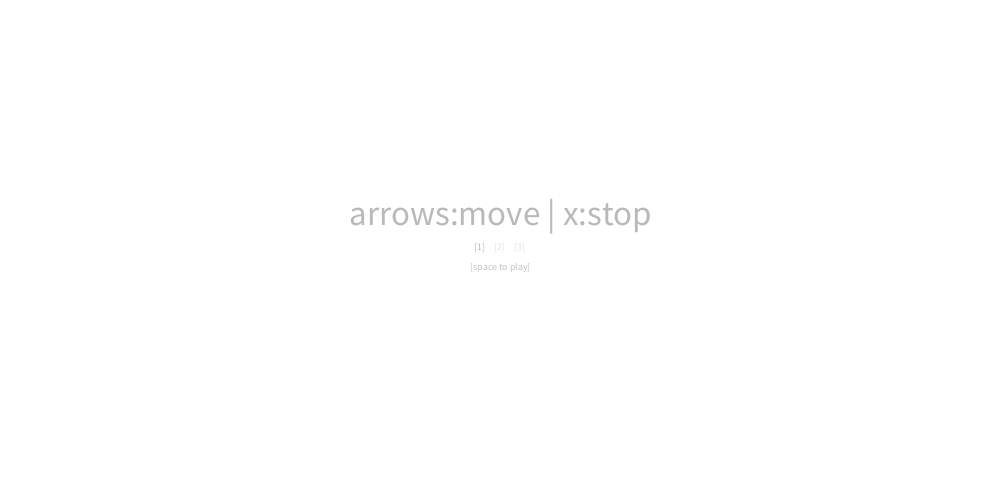
Frame 1 (no input)
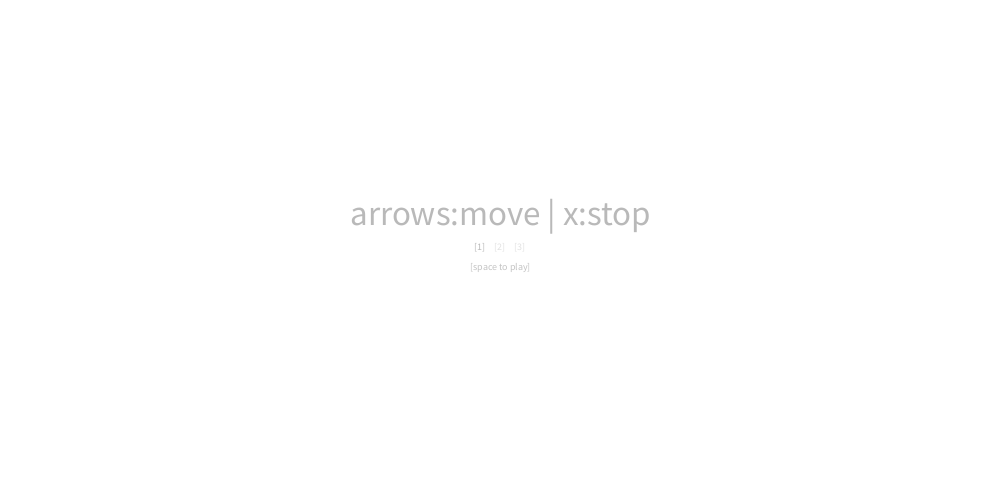
Frame 60 (the mouse pressed at the canvas centre just before this capture)
Frame 120 (the mouse held since frame 60 and released just before this capture): identical to frame 60, image omitted

The Processing sketch that drew these frames (run headless with seeded random() and noise(); from frame 60 on, the mouse is pressed at the canvas centre):

// Processing sketch: processing_74246
// ── processing_74246.pde

//Christopher Kelvin Chan
//ckchan@andrew.cmu.edu
//Code written on 20 Sept 2012
//Homework Assignment 7: A Computer Game

//------------------------------------------------------------------------------------------------------------

//SETUP

float playerX, playerY, playerSize, playerSpeedX, playerSpeedY, enemyX, enemyY, enemySize, enemySpeedX, enemySpeedY;
int startTime, gameTime, deaths;
int gamePhase;

void setup ()
{
  size (1000, 500);
  smooth ();
  rectMode (CENTER);
  ellipseMode (CENTER);
  textAlign (CENTER);

  playerX = 100;
  playerY = height/2;
  playerSize = 30;
  playerSpeedX = 0;
  playerSpeedY = 0;

  enemyX = width-200;
  enemyY = height/3;
  enemySize = 100;
  enemySpeedX = random (-25, -15);
  enemySpeedY = random (-20, -15);

  gameTime = 30000; //amount of time you need to survive for
  startTime = 0;
  deaths = 0;

  gamePhase = 1;
}

void draw ()
{
  background (#FFFFFF);

  if (gamePhase == 1)
  {
    instructions1 ();
  }
  else if (gamePhase == 2)
  {
    instructions2 ();
  }
  else if (gamePhase == 3)
  {
    instructions3 ();
  }
  else if (gamePhase == 4)
  {
    player ();
    enemy ();
    collision ();
    timer ();
  }
  else if (gamePhase == 5)
  {
    results ();
  }
}

//------------------------------------------------------------------------------------------------------------

//INSTRUCTIONS

//survive

void instructions1 ()
{
  fill (#000000, 70);
  textSize (35);
  text ("arrows:move | x:stop", width/2, height/2-25);

  textSize (10);
  text ("[1]", width/2-20, height/2);
  fill (#000000, 30);
  text ("[2]", width/2, height/2);
  text ("[3]", width/2+20, height/2);

  fill (#000000, 60);
  textSize (10);
  text ("[space to play]", width/2, height/2+20);
}

//avoid the red circle

void instructions2 ()
{
  fill (#FFFFFF);
  noStroke ();
  rect (width/2, height/2, width, height);
  fill (#000000, 70);
  textSize (35);
  text ("avoid the red circle", width/2, height/2-25);

  textSize (10);
  text ("[2]", width/2, height/2);
  fill (#000000, 30);
  text ("[1]", width/2-20, height/2);
  text ("[3]", width/2+20, height/2);

  fill (#000000, 60);
  textSize (10);
  text ("[space to play]", width/2, height/2+20);
}

//stay away from the edges

void instructions3 ()
{
  fill (#FFFFFF);
  rect (width/2, height/2, width, height);
  fill (#000000, 70);
  textSize (35);
  text ("stay away from the edges", width/2, height/2-25);

  textSize (10);
  text ("[3]", width/2+20, height/2);
  fill (#000000, 30);
  text ("[1]", width/2-20, height/2);
  text ("[2]", width/2, height/2);

  fill (#000000, 60);
  textSize (10);
  text ("[space to play]", width/2, height/2+20);
}

//-----------------------------------------------------------------------------------------------------------

//GAME COMPONENTS

void timer ()
{
  fill (#000000, 50);
  text (( (gameTime) - millis())/1000 + startTime/1000, width/2, height/2);

  if (gamePhase == 4 && (((gameTime) - millis())/1000 + startTime/1000) < 0)
  {
    gamePhase = 5;
  }
}

void results()
{
  fill (#FFFFFF);
  rect (width/2, height/2, width, height);
  fill (#000000, 60);
  textSize (10);
  text ("# of deaths", width/2, height/2-40);
  textSize (35);
  text (deaths, width/2, height/2);
  textSize (10);
  text ("[space to play again]", width/2, height/2+20);
}

void player ()
{
  noStroke ();
  fill (#FFFFFF);
  rect (width/2, height/2, width, height);
  fill (#00CCFF, 80);
  ellipse (playerX, playerY, playerSize, playerSize);
  playerX = playerX + playerSpeedX;
  playerY = playerY + playerSpeedY;

  //wrapping 

  if (playerSpeedX > 0 && playerX+playerSize/2 > width)
  {
    playerX = 0 - playerSize/2;
    playerX = playerX + playerSpeedX;
    deaths += 1;
    fill (#FF0000, 40);
    rect (width/2, height/2, width, height);
  }
  else if (playerSpeedX < 0 && playerX-playerSize/2 < 0)
  {
    playerX = width + playerSize/2;
    playerX = playerX + playerSpeedX;
    deaths += 1;
    fill (#FF0000, 40);
    rect (width/2, height/2, width, height);
  }
  else if (playerSpeedY > 0 && playerY+playerSize/2 > height)
  {
    playerY = 0 -playerSize/2;
    playerY = playerY + playerSpeedY;
    deaths += 1;
    fill (#FF0000, 40);
    rect (width/2, height/2, width, height);
  }
  else if (playerSpeedY < 0 && playerY-playerSize/2 < 0)
  {
    playerY = height + playerSize/2;
    playerY = playerY + playerSpeedY;
    deaths += 1;
    fill (#FF0000, 40);
    rect (width/2, height/2, width, height);
  }
}

void enemy()
{

  fill (#FF8800, 80);
  ellipse (enemyX, enemyY, enemySize, enemySize);
  enemyX = enemyX + enemySpeedX;
  enemyY = enemyY + enemySpeedY;  

  //bouncing

  if (enemySpeedX > 0 && enemyX+enemySize/2 > width)
  {
    enemySpeedX = enemySpeedX*-1;
  }
  else if (enemySpeedX < 0 && enemyX-enemySize/2 < 0)
  {
    enemySpeedX = enemySpeedX*-1;
  }
  else if (enemySpeedY > 0 && enemyY+enemySize/2 > height)
  {
    enemySpeedY = enemySpeedY*-1;
  }
  else if (enemySpeedY < 0 && enemyY-enemySize/2 < 0)
  {
    enemySpeedY = enemySpeedY*-1;
  }
}

void collision ()
{
  float d = dist (playerX, playerY, enemyX, enemyY);
  if (d < (playerSize+enemySize)/2)
  {
    fill (#FF0000, 40);
    rect (width/2, height/2, width, height);

    enemyX = random (enemySize/2, width-enemySize/2);
    enemyY = random (enemySize/2, height-enemySize/2);
    enemySpeedX = random (-25, 15);
    enemySpeedY = random (-15, 5);
    deaths += 1;
  }
}

void keyPressed ()
{  
  if (keyCode == RIGHT)
  {
    playerSpeedX = playerSpeedX+1;
  }
  else if (keyCode == LEFT)
  {
    playerSpeedX = playerSpeedX-1;
  }
  else if (keyCode == DOWN)
  {
    playerSpeedY = playerSpeedY+1;
  }
  else if (keyCode == UP)
  {
    playerSpeedY = playerSpeedY-1;
  }
  else if (key == 'x')
  {
    playerSpeedX = 0;
    playerSpeedY = 0;
  }

  else if (gamePhase == 2 && key == '1'|| gamePhase == 3 && key == '1')
  {
    gamePhase = 1;
  }
  else if (gamePhase == 1 && key == '2'|| gamePhase == 3 && key == '2')
  {
    gamePhase = 2;
  } 
  else if (gamePhase == 1 && key == '3'|| gamePhase == 2 && key == '3')
  {
    gamePhase = 3;
  }
  else if (gamePhase == 1 && key == ' ' || gamePhase == 2 && key == ' ' || gamePhase == 3 && key == ' ')
  {
    gamePhase = 4;
    startTime = millis ();
  }
  else if (gamePhase == 5 && key == ' ')
  {
    gamePhase = 1;
    deaths = 0;

    playerX = 100;
    playerY = height/2;
    playerSize = 30;
    playerSpeedX = 0;
    playerSpeedY = 0;

    enemyX = width-200;
    enemyY = height/3;
    enemySize = 100;
    enemySpeedX = -20;
    enemySpeedY = -10;
  }
}
